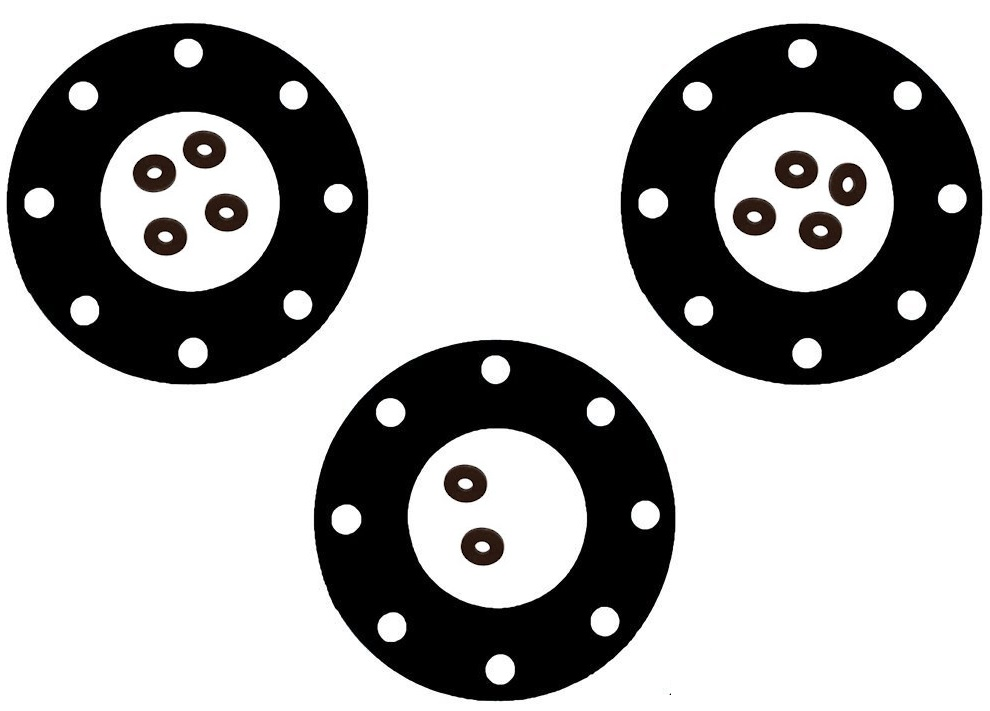
//> input picture imgs/gumialatet3.jpg, 990 x 711 px
$ ./main32   (built with g++ and OpenCV 4)
//> lines starting //> are read from the running program, lines starting //| are printed output that depends on the picture; after the words box and inside, x2 and y2 are one past the last pixel; in counts of white or black regions, pixels touching at a corner belong together
///
/// OpenCV segadanyag
/// findContours
///     �sszef�gg� komponensek keresese
///

#include <iostream>
#include <vector>
#include <opencv2/core.hpp>
#include <opencv2/highgui.hpp>
#include <opencv2/imgproc.hpp>

using namespace std;
using namespace cv;


int main() {
	string img_path = "./imgs/gumialatet3.jpg";

	Mat img = imread(img_path);
//> img is the input picture: 711 rows x 990 cols, CV_8UC3; mean B, G, R 172.7, 172.8, 173.1
	if (img.empty()) {
		cout << "a kep nem talalhato" << endl;
		exit(-1);
	}

	Mat gray;
	cvtColor(img, gray, COLOR_BGR2GRAY);

	Mat binary;
	threshold(gray, binary, 200, 255, THRESH_BINARY_INV);
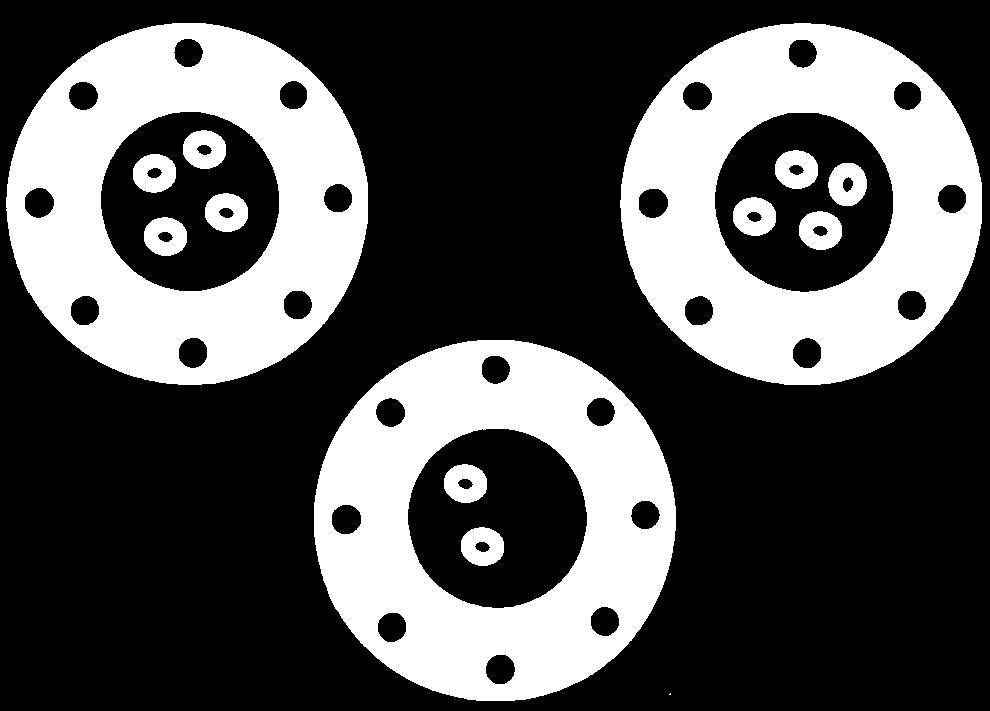
//> binary: 711 rows x 990 cols, CV_8UC1; 32.8% white; 14 white regions (1 under 20 px)

	imshow("img", binary);
	imshow("binary", binary);

	// kulso konturokra vadaszunk, de ezuttal a lyukakon beluli objektumok kulso konturjait is
	// meg akarjuk szerezni => RETR_CCOMP
	vector<vector<Point>> contours;
	vector<Vec4i> hier;
	findContours(binary, contours, hier, RETR_CCOMP, CHAIN_APPROX_NONE);
//> contours = 51 contours, 1 with area under 20; largest, box (x1, y1, x2, y2) and area: (6, 23, 368, 385) 102560, (314, 340, 676, 701) 102541, (620, 23, 982, 385) 102532, (100, 111, 280, 292) 25356, (407, 428, 588, 609) 25354

	for (size_t i = 0; i < contours.size(); ++i) {
		// viszont csak az objektum erdekel, az ureg nem, ezert csak a felso szintet jelenitjuk meg
		if (hier[i][3] == -1) {
			drawContours(img, contours, i, Scalar(rand() & 255, rand() & 255, rand() & 255), 2);
		}
	}
//> this loop made 51 passes
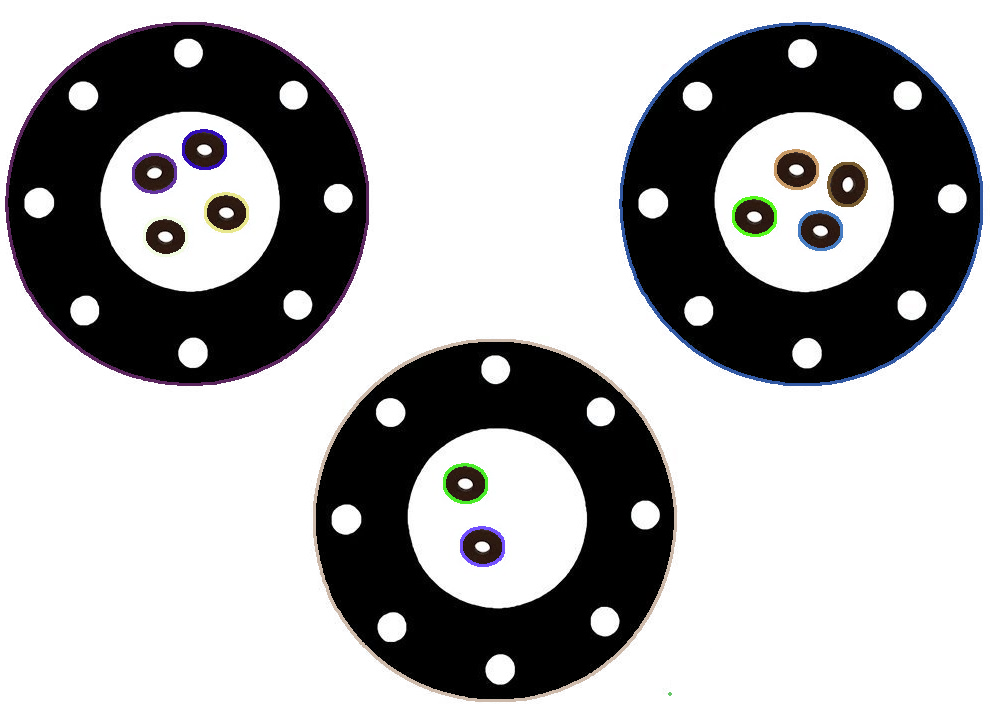
//> img: 711 rows x 990 cols, CV_8UC3; 2.29% of pixels changed, all inside (x1, y1, x2, y2) = (5, 22, 983, 702)
	imshow("res", img);
	waitKey();
}
